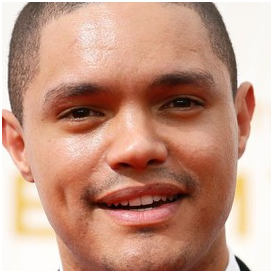
#> input picture fashion based_Myntra/Skintone-Detector/Face crop.png, 272 x 272 px, given in place of the camera
$ python main_file.py
#> lines starting #> are read from the running program, lines starting #| are printed output that depends on the picture; after the words box and inside, x2 and y2 are one past the last pixel; in counts of white or black regions, pixels touching at a corner belong together; long printed decimals are rounded
### fashion based_Myntra/Skintone-Detector/face_detect.py
# [57 lines of commented-out code are left out]

import cv2

def detect_face(img=None):
    camera = None

    # Check if the input image is provided, otherwise use the camera
    if img is None:
        camera = cv2.VideoCapture(0)
        if not camera.isOpened():
            raise Exception("Could not open video device")
        input("Press ENTER looking at the camera to capture your image!")
        return_value, img = camera.read()
#> img is the input picture: shape (272, 272, 3); mean B, G, R 131.7, 151.1, 195.8
        if not return_value:
            camera.release()
            raise Exception("Failed to capture image")
    else:
        # If img is provided, ensure it's properly read
        img = cv2.imread(img) if isinstance(img, str) else img
        if img is None:
            raise Exception("Could not read the image file")

    # Save the captured image
    cv2.imwrite('opencv.png', img)

    # Load the cascade
    cascPath = "haarcascade_frontalface_default.xml"
    faceCascade = cv2.CascadeClassifier(cv2.data.haarcascades + cascPath)

    # Convert to grayscale
    gray = cv2.cvtColor(img, cv2.COLOR_BGR2GRAY)
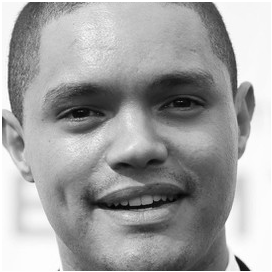
#> gray: shape (272, 272); min 3, max 255, mean 162.3

    # Detect faces
    faces = faceCascade.detectMultiScale(
        gray,
        scaleFactor=1.1,
        minNeighbors=5,
        minSize=(30, 30)
    )
#> faces = [[21, 18, 232, 232]]

    print("Found {0} faces!".format(len(faces)))
#| Found 1 faces!

    if len(faces) == 0:
        if camera:
            camera.release()
        raise Exception("No faces found")

    # Draw rectangle around the first detected face
    x, y, w, h = faces[0]
#> x = 21; y = 18; w = 232; h = 232
    cv2.rectangle(img, (x, y), (x+w, y+h), (255, 255, 255), 2)
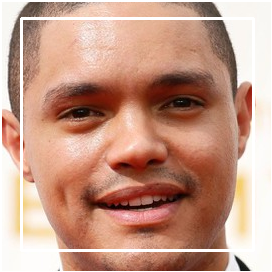
#> img: shape (272, 272, 3); 3.76% of pixels changed, all inside (x1, y1, x2, y2) = (20, 17, 255, 252)

    print("x :: "+str(x)+"|| y :: "+str(y)+"|| w :: "+str(w)+"|| h :: "+str(h))
#| x :: 21|| y :: 18|| w :: 232|| h :: 232

    # Extract the face
    sub_face = img[y:y+h, x:x+w]
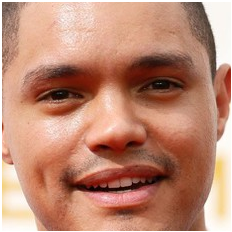
#> sub_face: shape (232, 232, 3); mean B, G, R 115.5, 137.1, 189.2

    FaceFileName = "unknownfaces/face_" + str(y) + ".jpg"
#> FaceFileName = 'unknownfaces/face_18.jpg'
    cv2.imwrite(FaceFileName, sub_face)
    print('Saved image!')

    # Show the cropped face and the image with rectangles
    cv2.imshow("Face crop", sub_face)
    cv2.imshow("Faces found", img)
    cv2.waitKey(0)
    cv2.destroyAllWindows()

    if camera:
        camera.release()

    return sub_face

### fashion based_Myntra/Skintone-Detector/kMeansImgPy.py
# [81 lines of commented-out code are left out]


from sklearn.cluster import KMeans
import matplotlib.pyplot as plt
import cv2
import numpy as np
import pandas as pd
import utils

def kMeansImage(img, n_clusters=3):
    """
    Apply KMeans clustering to the image to identify dominant colors.

    Parameters:
    img (numpy array): Image on which to perform clustering.
    n_clusters (int): Number of clusters to form.

    Returns:
    list: List of dominant colors.
    """
#> called with n_clusters = 3
    # Convert image to RGB
    image = cv2.cvtColor(img, cv2.COLOR_BGR2RGB)

    # Reshape the image to a list of pixels
    image = image.reshape((image.shape[0] * image.shape[1], 3))

    # Cluster the pixel intensities
    clt = KMeans(n_clusters=n_clusters)
    clt.fit(image)

    # Build a histogram of clusters
    hist = utils.centroid_histogram(clt)
    bar = utils.plot_colors(hist, clt.cluster_centers_)

    # Get the cluster centers (dominant colors)
    colors = clt.cluster_centers_

    # Count the occurrences of each label
    labels_index = pd.Series(clt.labels_).value_counts()

    # Get the index of the most frequent cluster
    max_color_index = labels_index.idxmax()

    # Get the most frequent color
    dominant_color = colors[max_color_index]

    # Numpy array to list of colors
    colors_list = dominant_color.tolist()

    print("Cluster count: ", colors)
    print("Label count: ", labels_index)
    print("Max cluster count: ", labels_index[max_color_index])
    print("Max color: ", dominant_color)
    print("Red Component: ", colors_list[0])
    print("Green Component: ", colors_list[1])
    print("Blue Component: ", colors_list[2])

    # Optionally, display the image and color bar
    plt.figure()
    plt.axis("off")
    plt.imshow(bar)
    plt.show()

    return colors_list

### fashion based_Myntra/Skintone-Detector/utils.py
# I've left some code in comments so that it can be easier if one wants to test and see output at various points. To make things simpler just remove the commented code !

# import the necessary packages
import numpy as np
import cv2

def centroid_histogram(clt):
	# grab the number of different clusters and create a histogram
	# based on the number of pixels assigned to each cluster
	numLabels = np.arange(0, len(np.unique(clt.labels_)) + 1)
	(hist, _) = np.histogram(clt.labels_, bins=numLabels)

	# normalize the histogram, such that it sums to one
	hist = hist.astype("float")
	hist /= hist.sum()

	# return the histogram
	return hist


def plot_colors(hist, centroids):
	# initialize the bar chart representing the relative frequency
	# of each of the colors
	bar = np.zeros((50, 300, 3), dtype="uint8")
	startX = 0

	# loop over the percentage of each cluster and the color of
	# each cluster
	for (percent, color) in zip(hist, centroids):
		# plot the relative percentage of each cluster
		endX = startX + (percent * 300)
		cv2.rectangle(bar, (int(startX), 0), (int(endX), 50),
                    color.astype("uint8").tolist(), -1)
		startX = endX
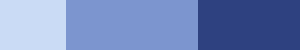
#> bar: shape (50, 300, 3); mean of channels 0, 1, 2 188.5, 135.8, 114.6; drawn as B, G, R

	# return the bar chart
	return bar

### fashion based_Myntra/Skintone-Detector/allotSkinTone.py
# Five color samples from dark to light (1: dark :: 5: whitest)
# 1 :: ( 59 , 34 , 25 )
# 2 :: ( 161 , 110 , 75 )
# 3 :: ( 212 , 170 , 120 )
# 4 :: ( 230 , 188 , 152 )
# 5 :: ( 255 , 231 , 209 )

# def allotSkin(colorsList):
#     colors = [
#         [59, 34, 25],
#         [161, 110, 75],
#         [212, 170, 120],
#         [230, 188, 152],
#         [255, 231, 209]
#     ]

#     diffList = []
#     for i in range(5):
#         diff = diffColor(colorsList, colors[i])
#         diffList.append(diff)
#         # list.append(elem)

#     indexOfMinDist = diffList.index(min(diffList))
#     print(colors[indexOfMinDist])
#     allotedSkinTone = colors[indexOfMinDist]
#     return allotedSkinTone


# def diffColor(colorsList,colorX):
#     x1 = abs(colorsList[0]-colorX[0])
#     x2 = abs(colorsList[1]-colorX[1])
#     x3 = abs(colorsList[2]-colorX[2])
#     x = int(x1+x2+x3)
#     return x
# allotSkinTone.py
def allotSkin(colorsList):
    red, green, blue = colorsList

    # Sample logic for determining warm, cool, or neutral skin tone
    if red > green and red > blue:
        tone = "Warm"
    elif blue > red and blue > green:
        tone = "Cool"
    else:
        tone = "Neutral"

    skin_tone_value = "Some skin tone value based on your logic"

    return skin_tone_value, tone

### fashion based_Myntra/Skintone-Detector/main_file.py
# I've left some code in comments so that it can be easier if one wants to test and see output at various points. To make things simpler just remove the commented code !

import face_detect
import kMeansImgPy
import cv2
import allotSkinTone


while True:
    img_link = input("Image file name (or press ENTER to use camera): ")

    # If no image link is provided, use the camera to capture the image
    image = None if img_link == '' else cv2.imread(img_link)
    # img_link = input("Image file name : ")
    # image = cv2.imread(img_link)

    # Detect face and extract
    face_extracted = face_detect.detect_face(image)
    # Pass extracted face to kMeans and get Max color list
    colorsList = kMeansImgPy.kMeansImage(face_extracted)
#> colorsList = [207.3, 149.8, 124.4]

    print("Main File : ")
    print("Red Component : "+str(colorsList[0]))
#| Red Component : 207.285
    print("Green Component : "+str(colorsList[1]))
#| Green Component : 149.760
    print("Blue Component : "+str(colorsList[2]))
#| Blue Component : 124.442

    # Allot the actual skinTone to a certain shade
    allotedSkinToneVal = allotSkinTone.allotSkin(colorsList)
#> in allotSkin, `red, green, blue = colorsList`: red = 207.3; green = 149.8; blue = 124.4
#> allotedSkinToneVal = ('Some skin tone value based on your logic', 'Warm')
    print("alloted skin tone : ")
    print(allotedSkinToneVal)
#| ('Some skin tone value based on your logic', 'Warm')

    # Algorithm stop code.
#> (the run stopped early here; a loop or call above may not have finished)
